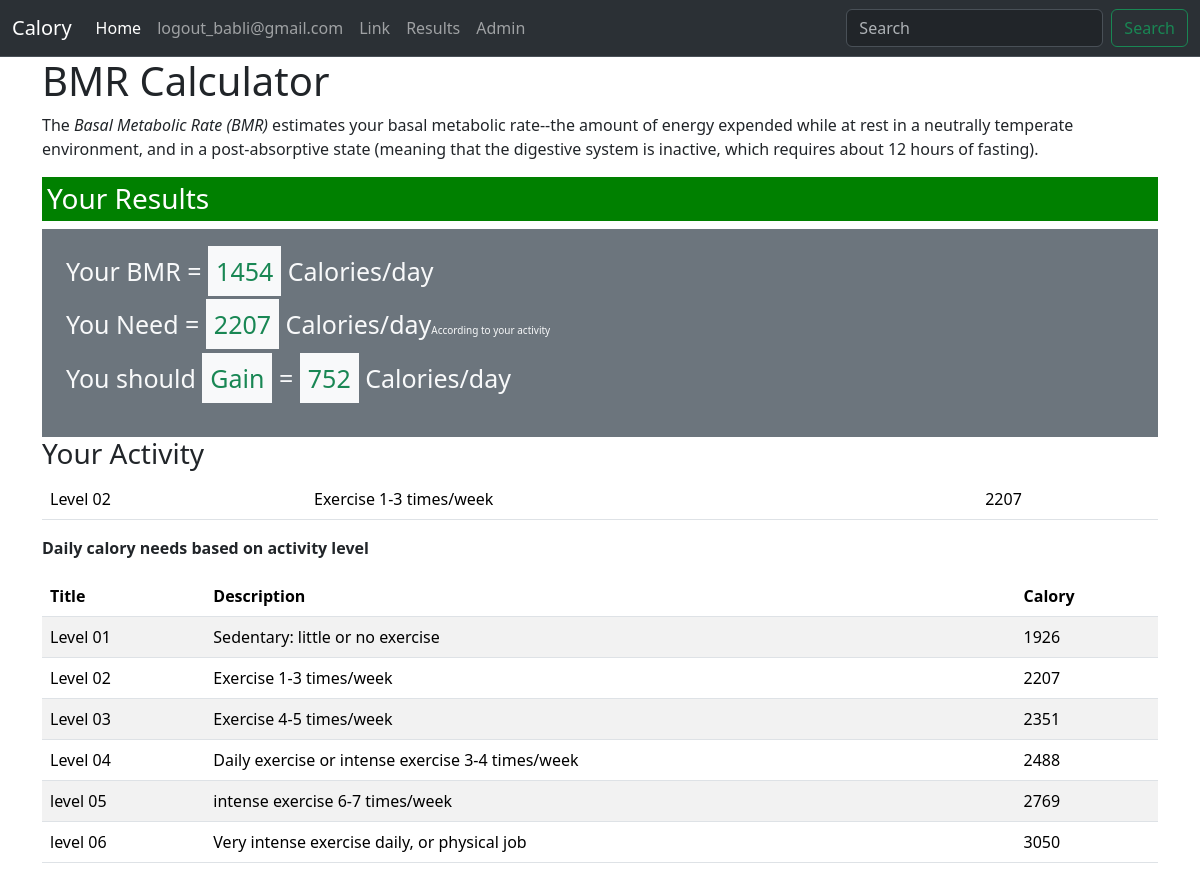
The app's page /results/ (signed in) with its own data.
### calory_counter_app/models.py (models this page shows, shortened)
class UserActivity(models.Model):
    exercise = models.ForeignKey(Exercise, on_delete=models.CASCADE)
    user = models.OneToOneField(UserDetails, on_delete=models.CASCADE)

class Exercise(models.Model):
    title = models.CharField(max_length=30)
    description = models.TextField()
    calory = models.IntegerField()

### calory_counter_app/views.py (the view)
# urls.py: path('results/', views.results, name='results'),
def results(request):
    c_user = get_object_or_404(User, id=request.user.id)
    if UserDetails.objects.get(author=c_user):
        obj = UserDetails.objects.get(author=c_user)
        if obj.gender == "male":
            bmr = 66.47 + (13.75 * obj.weight) + (5.003 * obj.height) - (6.755 * obj.age)
        else:
            bmr = 655.1 + (9.563 * obj.weight) + (1.850 * obj.height) - (4.676 * obj.age)
        exercises = Exercise.objects.all()
        activity = get_object_or_404(UserActivity, user=obj)
        if bmr < activity.exercise.calory:
            action = "Gain"
            res = activity.exercise.calory - bmr
        else:
            action = "Burn"
            res = bmr - activity.exercise.calory
        context = {
            'obj': obj,
            'bmr': int(bmr),
            'exercises': exercises,
            'activity': activity,
            'action': action,
            'results': int(res),
        }
        return render(request, 'results.html', context)

### templates/results.html (shortened to what this page needs)
{% extends "base.html" %}
{% block main %}
<h1>BMR Calculator</h1>
<p>The <i>Basal Metabolic Rate (BMR)</i> estimates your basal metabolic rate--the amount
    of energy expended while at rest in a neutrally temperate environment, and in a post-absorptive
    state (meaning that the digestive system is inactive, which requires about 12 hours of fasting).
</p>
<h3 style="background-color: green; color: white; padding: 5px">Your Results</h3>
<div class="bg-secondary p-4 text-light">
<p style="font-size: 25px">Your BMR = <span class="bg-light p-2 text-success">{{bmr}}</span> Calories/day</p>
<p style="font-size: 25px">You Need = <span class="bg-light p-2 text-success">{{activity.exercise.calory}}</span> Calories/day<small style="font-size: 10px">According to your activity</small></p>
<p style="font-size: 25px">You should <span class="bg-light p-2 text-success">{{action}}</span> = <span class="bg-light p-2 text-success">{{results}}</span> Calories/day</p>
</div>
<table class="table table-inverse table-responsive">
        <tbody>
            <h3>Your Activity</h3>
            <tr sytle="background-color: gray; color: white">
                <td scope="row">{{activity.exercise.title}}</td>
                <td>{{activity.exercise.description}}</td>
                <td>{{activity.exercise.calory}}</td>
            </tr>
        </tbody>
</table>
<table class="table table-striped table-inverse table-responsive">
    <p><b>Daily calory needs based on activity level</b></p>
    <thead class="thead-inverse bg-success">
        <tr>
            <th>Title</th>
            <th>Description</th>
            <th>Calory</th>
        </tr>
        </thead>
        <tbody>
            {% for exercise in exercises %}
            <tr>
                <td scope="row">{{exercise.title}}</td>
                <td>{{exercise.description}}</td>
                <td>{{exercise.calory}}</td>
            </tr>
            {% endfor %}
        </tbody>
</table>
{% endblock main %}

### templates/header.html (shortened to what this page needs)
<nav class="navbar navbar-expand-lg bg-body-tertiary bg-dark border-bottom border-body" data-bs-theme="dark">
    <div class="container-fluid">
      <a class="navbar-brand" href="{% url 'home' %}">Calory</a>
      <div class="collapse navbar-collapse" id="navbarSupportedContent">
        <ul class="navbar-nav me-auto mb-2 mb-lg-0">
          <li class="nav-item">
            <a class="nav-link active" aria-current="page" href="{% url 'home' %}">Home</a>
          </li>
          {% if request.user.is_authenticated %}
          <li class="nav-item">
            <a class="nav-link" href="{% url 'logout' %}">logout_{{user}}</a>
          </li>
          {% endif %}
          <li class="nav-item">
            <a class="nav-link" href="#">Link</a>
          </li>
          <li class="nav-item">
            <a class="nav-link" href="{% url 'results' %}">Results</a>
          </li>
          <li class="nav-item">
            <a class="nav-link" href="/admin">Admin</a>
          </li>
        </ul>
        <form class="d-flex" role="search">
          <input class="form-control me-2" type="search" placeholder="Search" aria-label="Search">
          <button class="btn btn-outline-success" type="submit">Search</button>
        </form>
      </div>
    </div>
  </nav>

### records on screen
UserActivity: exercise.calory "2207", exercise "Level 02", exercise.description "Exercise 1-3 times/week"
Exercise: title "Level 01", description "Sedentary: little or no exercise", calory "1926"
Exercise: title "Level 02", description "Exercise 1-3 times/week", calory "2207"
Exercise: title "Level 03", description "Exercise 4-5 times/week", calory "2351"
Exercise: title "Level 04", description "Daily exercise or intense exercise 3-4 times/week", calory "2488"
Exercise: title "level 05", description "intense exercise 6-7 times/week", calory "2769"
Exercise: title "level 06", description "Very intense exercise daily, or physical job", calory "3050"

### other values on screen
{{ user }} "babli@gmail.com"
{{ bmr }} "1454"
{{ action }} "Gain"
{{ results }} "752"
